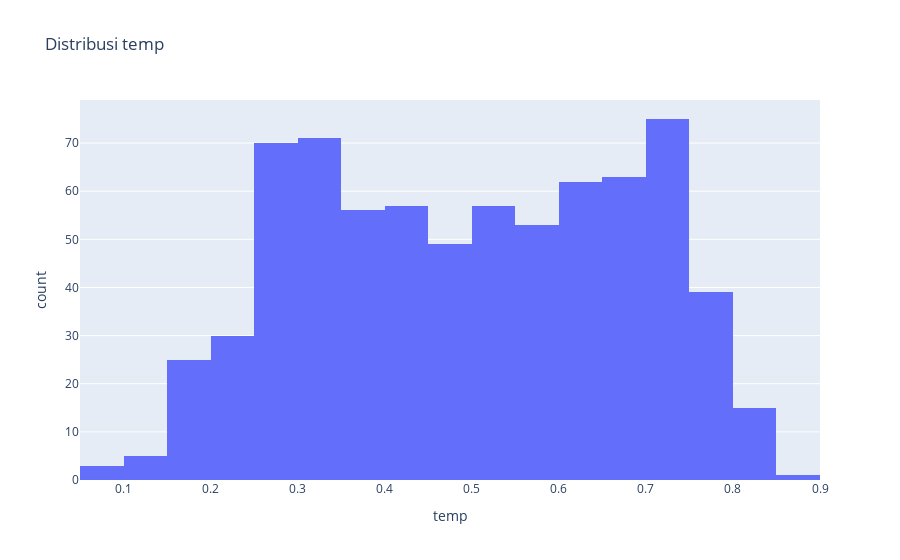
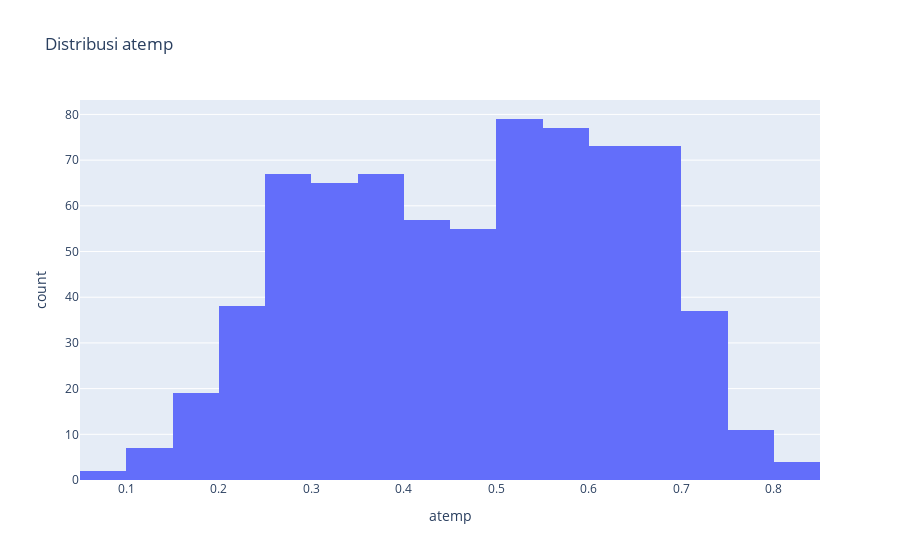
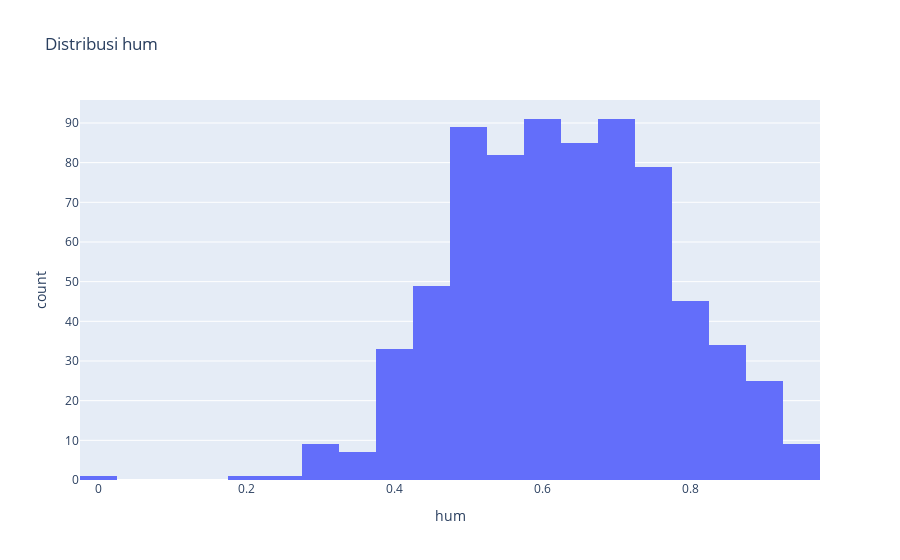
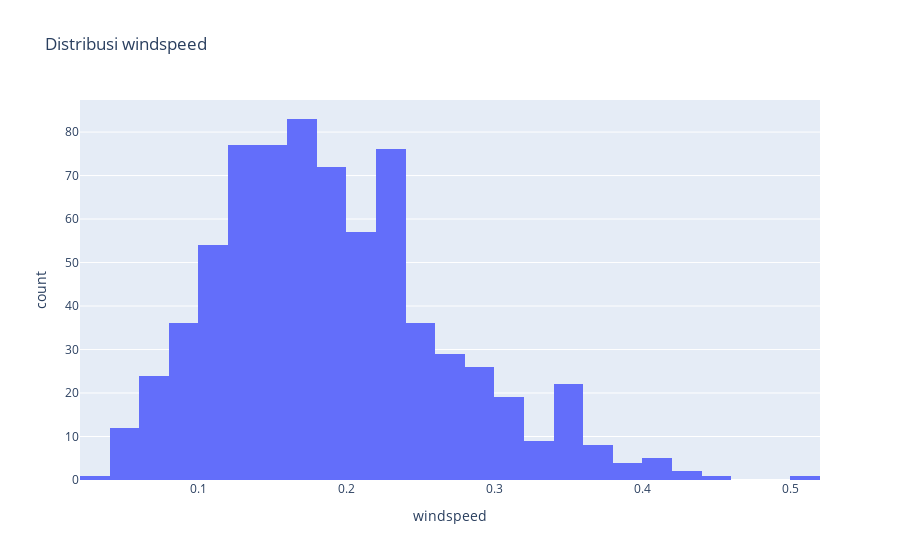

Write notebook code for charts like these, in order.
### Markdown cell above
**> Distribusi variabel numerik**

### Code cell
numeric_cols = ['temp', 'atemp', 'hum', 'windspeed', 'casual', 'registered', 'cnt']
for col in numeric_cols:
    fig = px.histogram(df_day, x=col, title=f'Distribusi {col}')
    fig.show()

### Figure 1 — Plotly figure (JSON) as saved in the notebook; plotly's stock layout.template omitted (floating-point values rounded to 4 significant figures; data arrays with more than 128 entries replaced by an {"elided": "..."} marker saying what was removed)
{"data": [{"alignmentgroup": "True", "bingroup": "x", "hovertemplate": "temp=%{x}<br>count=%{y}<extra></extra>", "legendgroup": "", "marker": {"color": "#636efa", "pattern": {"shape": ""}}, "name": "", "offsetgroup": "", "orientation": "v", "showlegend": false, "type": "histogram", "x": {"elided": "731 float values"}, "xaxis": "x", "yaxis": "y"}], "layout": {"barmode": "relative", "legend": {"tracegroupgap": 0}, "title": {"text": "Distribusi temp"}, "xaxis": {"anchor": "y", "domain": [0, 1], "title": {"text": "temp"}}, "yaxis": {"anchor": "x", "domain": [0, 1], "title": {"text": "count"}}}}

### Figure 2 — Plotly figure (JSON) as saved in the notebook; plotly's stock layout.template omitted (floating-point values rounded to 4 significant figures; data arrays with more than 128 entries replaced by an {"elided": "..."} marker saying what was removed)
{"data": [{"alignmentgroup": "True", "bingroup": "x", "hovertemplate": "atemp=%{x}<br>count=%{y}<extra></extra>", "legendgroup": "", "marker": {"color": "#636efa", "pattern": {"shape": ""}}, "name": "", "offsetgroup": "", "orientation": "v", "showlegend": false, "type": "histogram", "x": {"elided": "731 float values"}, "xaxis": "x", "yaxis": "y"}], "layout": {"barmode": "relative", "legend": {"tracegroupgap": 0}, "title": {"text": "Distribusi atemp"}, "xaxis": {"anchor": "y", "domain": [0, 1], "title": {"text": "atemp"}}, "yaxis": {"anchor": "x", "domain": [0, 1], "title": {"text": "count"}}}}

### Figure 3 — Plotly figure (JSON) as saved in the notebook; plotly's stock layout.template omitted (floating-point values rounded to 4 significant figures; data arrays with more than 128 entries replaced by an {"elided": "..."} marker saying what was removed)
{"data": [{"alignmentgroup": "True", "bingroup": "x", "hovertemplate": "hum=%{x}<br>count=%{y}<extra></extra>", "legendgroup": "", "marker": {"color": "#636efa", "pattern": {"shape": ""}}, "name": "", "offsetgroup": "", "orientation": "v", "showlegend": false, "type": "histogram", "x": {"elided": "731 float values"}, "xaxis": "x", "yaxis": "y"}], "layout": {"barmode": "relative", "legend": {"tracegroupgap": 0}, "title": {"text": "Distribusi hum"}, "xaxis": {"anchor": "y", "domain": [0, 1], "title": {"text": "hum"}}, "yaxis": {"anchor": "x", "domain": [0, 1], "title": {"text": "count"}}}}

### Figure 4 — Plotly figure (JSON) as saved in the notebook; plotly's stock layout.template omitted (floating-point values rounded to 4 significant figures; data arrays with more than 128 entries replaced by an {"elided": "..."} marker saying what was removed)
{"data": [{"alignmentgroup": "True", "bingroup": "x", "hovertemplate": "windspeed=%{x}<br>count=%{y}<extra></extra>", "legendgroup": "", "marker": {"color": "#636efa", "pattern": {"shape": ""}}, "name": "", "offsetgroup": "", "orientation": "v", "showlegend": false, "type": "histogram", "x": {"elided": "731 float values"}, "xaxis": "x", "yaxis": "y"}], "layout": {"barmode": "relative", "legend": {"tracegroupgap": 0}, "title": {"text": "Distribusi windspeed"}, "xaxis": {"anchor": "y", "domain": [0, 1], "title": {"text": "windspeed"}}, "yaxis": {"anchor": "x", "domain": [0, 1], "title": {"text": "count"}}}}
